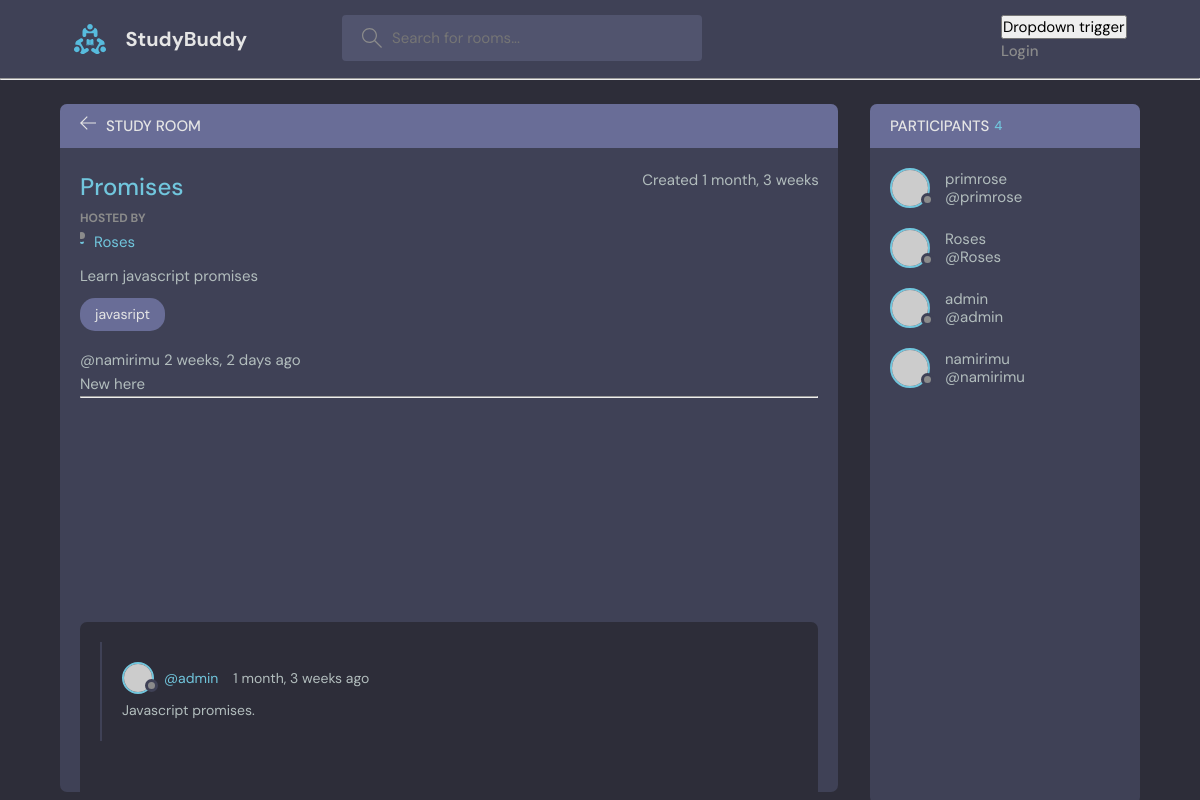
Screenshot of /room/6 with the database file from the repository.
### base/models.py (models this page shows, shortened)
class Rooms(models.Model):
    host = models.ForeignKey(User, on_delete=models.SET_NULL, null=True)
    topic =  models.ForeignKey('Topic', on_delete=models.SET_NULL, null=True) #'' around Topic cause topic is below and not above the room classs
    name = models.CharField(max_length=20)
    participants = models.ManyToManyField(User,related_name='participants', blank=True)
    description = models.TextField()
    updated_at = models.DateTimeField(auto_now=True)
    created_at = DateTimeField(auto_now_add=True) #takes timestamp at creation only
    class Meta:
        ordering = ['-updated_at','-created_at']  #ensure that the most recent room appears at the top

class Topic(models.Model):
    title = models.CharField(max_length=50)
    def __str__(self):
        return self.title

class Message(models.Model):
    user = models.ForeignKey(User, on_delete=models.CASCADE)
    room = models.ForeignKey(Rooms, on_delete=models.CASCADE)
    body = models.TextField( )
    updated_at = models.DateTimeField(auto_now=True)
    created_at = DateTimeField(auto_now_add=True) #takes timestamp at creation only
    class Meta:
        ordering = ['-updated_at','-created_at']  #ensure that the most recent message appears at the top

### base/views.py (the view, shortened to what this page needs)
# urls.py: path('room/<str:pk>',views.room, name='room' ),
def room(request, pk):
    rooms = Rooms.objects.get(id=pk)
    room_messages = rooms.message_set.all().order_by('created_at')
    participants = rooms.participants.all()
    p_count = participants.count()
    context = {"rooms": rooms, "room_messages": room_messages,
               "participants": participants,'p_count':p_count}
    return render(request, 'room.html', context)

### templates/room.html (shortened to what this page needs)
{%extends 'main.html' %} {% block content%}
  <body>
    <main class="profile-page layout layout--2">
      <div class="container">
        <div class="room">
          <div class="room__top">
            <div class="room__topLeft">
              <a href="{% url 'home' %}">
                <svg version="1.1" xmlns="http://www.w3.org/2000/svg" width="32" height="32" viewBox="0 0 32 32">
                  <title>arrow-left</title>
                  <path
                    d="M13.723 2.286l-13.723 13.714 13.719 13.714 1.616-1.611-10.96-10.96h27.625v-2.286h-27.625l10.965-10.965-1.616-1.607z"
                  ></path>
                </svg>
              </a>
              <h3>Study room</h3>
            </div>
          </div>
          <div class="room__box scroll">
            <div class="room__header scroll">
              <div class="room__info">
                <h3>{{ rooms.name }}</h3>
                <span>Created {{ rooms.created_at|timesince }}</span>
              </div>
              <div class="room__hosted">
                <p>Hosted By</p>
                <a href="{% url 'user-profile' rooms.host.id %}" class="room__author">
                  <div class="avatar avatar--small">
                  </div>
                  <span>{{ rooms.host }}</span>
                </a>
              </div>
              <div class="room__details">
                {{ rooms.description }}
              </div>
              <span class="room__topics">{{ rooms.topic }}</span>
            </div>
            <div class="comment-wrapper">
              <h3>Conversation</h3>
              {% for message in room_messages%}
              <div>
                <small
                  >@{{ message.user }} {{ message.created_at|timesince }} ago</small
                >
                <p>{{ message.body }}</p>
              </div>
              <hr />
              {%endfor%}
            </div>
            {% for message in room_messages%}
            <div class="room__conversation">
              <div class="threads scroll">
                <div class="thread">
                  <div class="thread__top">
                    <div class="thread__author">
                      <a href="#" class="thread__authorInfo">
                        <div class="avatar avatar--small">
                          <img src="https://randomuser.me/api/portraits/men/37.jpg" />
                        </div>
                        <span>@{{ message.user }} </span>
                      </a>
                      <span class="thread__date">{{ message.created_at|timesince }} ago</span>
                    </div>
                  </div>
                  <div class="thread__details">
                    {{ message.body }}.
                  </div>
                </div>
              </div>
            </div>
            {% endfor %}
          </div>
        </div>
        <div class="participants">
          <h3 class="participants__top">Participants <span>{{ p_count }}</span></h3>
          <div class="participants__list scroll">
            {% for user in participants %}
            <a href="{% url 'user-profile' user.id %}" class="participant">
              <div class="avatar avatar--medium">
                <img src="https://randomuser.me/api/portraits/men/37.jpg" />
              </div>
    <div>
      <p>{{ user}}</p>
      <p>@{{ user.username }}</p>
    </div>
    {% endfor%}
            </a>
          </div>
        </div>
      </div>
    </main>
  </body>
{% endblock content%}

### rows the page displays
Rooms: name "Promises", created_at "1 month, 3 weeks", host "Roses", description "Learn javascript promises", topic "javasript"
Message: user "namirimu", created_at "2 weeks, 2 days", body "New here"
Message: user "admin", created_at "1 month, 3 weeks", body "Javascript promises"

### other values shown
{{ p_count }} "4"
{{ user }} "primrose"
{{ user.username }} "primrose"
{{ user }} "Roses"
{{ user.username }} "Roses"
{{ user }} "admin"
{{ user.username }} "admin"
{{ user }} "namirimu"
{{ user.username }} "namirimu"
